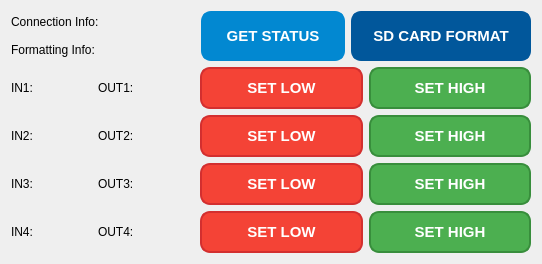
      <widget class="QWidget" name="UtilitiesPage">
       <layout class="QGridLayout" name="gridLayout_21">
        <item row="0" column="0">
         <layout class="QGridLayout" name="gridLayout_33">
          <item row="0" column="0">
           <layout class="QGridLayout" name="gridLayout_32">
            <item row="0" column="0">
             <layout class="QHBoxLayout" name="horizontalLayout_3">
              <item>
               <widget class="QLabel" name="label_13">
                <property name="sizePolicy">
                 <sizepolicy hsizetype="Fixed" vsizetype="Fixed">
                  <horstretch>0</horstretch>
                  <verstretch>0</verstretch>
                 </sizepolicy>
                </property>
                <property name="maximumSize">
                 <size>
                  <width>100</width>
                  <height>100</height>
                 </size>
                </property>
                <property name="text">
                 <string>Connection Info:</string>
                </property>
               </widget>
              </item>
              <item>
               <widget class="QLabel" name="connectionLabel">
                <property name="minimumSize">
                 <size>
                  <width>90</width>
                  <height>0</height>
                 </size>
                </property>
                <property name="maximumSize">
                 <size>
                  <width>580</width>
                  <height>16777215</height>
                 </size>
                </property>
                <property name="text">
                 <string/>
                </property>
               </widget>
              </item>
             </layout>
            </item>
            <item row="1" column="0">
             <layout class="QHBoxLayout" name="horizontalLayout_4">
              <item>
               <widget class="QLabel" name="label_12">
                <property name="sizePolicy">
                 <sizepolicy hsizetype="Fixed" vsizetype="Fixed">
                  <horstretch>0</horstretch>
                  <verstretch>0</verstretch>
                 </sizepolicy>
                </property>
                <property name="maximumSize">
                 <size>
                  <width>100</width>
                  <height>100</height>
                 </size>
                </property>
                <property name="text">
                 <string>Formatting Info:</string>
                </property>
               </widget>
              </item>
              <item>
               <widget class="QLabel" name="formatLabel">
                <property name="minimumSize">
                 <size>
                  <width>90</width>
                  <height>0</height>
                 </size>
                </property>
                <property name="maximumSize">
                 <size>
                  <width>580</width>
                  <height>16777215</height>
                 </size>
                </property>
                <property name="text">
                 <string/>
                </property>
               </widget>
              </item>
             </layout>
            </item>
           </layout>
          </item>
          <item row="0" column="1">
           <widget class="QPushButton" name="getFirstStatusButton">
            <property name="sizePolicy">
             <sizepolicy hsizetype="Minimum" vsizetype="Fixed">
              <horstretch>0</horstretch>
              <verstretch>0</verstretch>
             </sizepolicy>
            </property>
            <property name="minimumSize">
             <size>
              <width>144</width>
              <height>50</height>
             </size>
            </property>
            <property name="maximumSize">
             <size>
              <width>210</width>
              <height>16777215</height>
             </size>
            </property>
            <property name="styleSheet">
             <string notr="true">QPushButton {
    background-color: #0288D1; 
    border: 2px solid #0288D1;
    border-radius: 10px;
    padding: 10px 20px;
    color: white;
    font-weight: bold;
    font-size: 15px;
    min-width: 100px;
}

QPushButton:hover {
    background-color: #03A9F4;  
    border: 2px solid #0288D1;
    color: white;
}
QPushButton:pressed {
    background-color: #01579B;  
}
</string>
            </property>
            <property name="text">
             <string>GET STATUS</string>
            </property>
           </widget>
          </item>
          <item row="0" column="2">
           <widget class="QPushButton" name="sdFormatButton">
            <property name="sizePolicy">
             <sizepolicy hsizetype="Minimum" vsizetype="Fixed">
              <horstretch>0</horstretch>
              <verstretch>0</verstretch>
             </sizepolicy>
            </property>
            <property name="minimumSize">
             <size>
              <width>144</width>
              <height>50</height>
             </size>
            </property>
            <property name="maximumSize">
             <size>
              <width>210</width>
              <height>16777215</height>
             </size>
            </property>
            <property name="styleSheet">
             <string notr="true">QPushButton {
    background-color: #01579B; 
    border: 2px solid #01579B;
    border-radius: 10px;
    padding: 10px 20px;
    color: white;
    font-weight: bold;
    font-size: 15px;
    min-width: 100px;
}

QPushButton:hover {
    background-color: #0288D1; 
    border: 2px solid #01579B;
    color: white;
}

QPushButton:pressed {
    background-color: #002E63; 
}</string>
            </property>
            <property name="text">
             <string>SD CARD FORMAT</string>
            </property>
           </widget>
          </item>
         </layout>
        </item>
        <item row="1" column="0">
         <layout class="QHBoxLayout" name="horizontalLayout">
          <item>
           <layout class="QGridLayout" name="gridLayout_6">
            <item row="0" column="0">
             <layout class="QGridLayout" name="gridLayout_13">
              <item row="0" column="0">
               <widget class="QLabel" name="textLabel">
                <property name="sizePolicy">
                 <sizepolicy hsizetype="Fixed" vsizetype="Fixed">
                  <horstretch>0</horstretch>
                  <verstretch>0</verstretch>
                 </sizepolicy>
                </property>
                <property name="minimumSize">
                 <size>
                  <width>25</width>
                  <height>20</height>
                 </size>
                </property>
                <property name="maximumSize">
                 <size>
                  <width>20</width>
                  <height>20</height>
                 </size>
                </property>
                <property name="text">
                 <string>IN1:</string>
                </property>
               </widget>
              </item>
              <item row="0" column="1">
               <widget class="QLabel" name="in1Label">
                <property name="minimumSize">
                 <size>
                  <width>50</width>
                  <height>0</height>
                 </size>
                </property>
                <property name="text">
                 <string/>
                </property>
               </widget>
              </item>
             </layout>
            </item>
            <item row="0" column="1">
             <layout class="QGridLayout" name="gridLayout_17">
              <item row="0" column="0">
               <widget class="QLabel" name="label_18">
                <property name="sizePolicy">
                 <sizepolicy hsizetype="Fixed" vsizetype="Fixed">
                  <horstretch>0</horstretch>
                  <verstretch>0</verstretch>
                 </sizepolicy>
                </property>
                <property name="minimumSize">
                 <size>
                  <width>40</width>
                  <height>2</height>
                 </size>
                </property>
                <property name="maximumSize">
                 <size>
                  <width>40</width>
                  <height>20</height>
                 </size>
                </property>
                <property name="text">
                 <string>OUT1:</string>
                </property>
               </widget>
              </item>
              <item row="0" column="1">
               <widget class="QLabel" name="out1Label">
                <property name="minimumSize">
                 <size>
                  <width>50</width>
                  <height>0</height>
                 </size>
                </property>
                <property name="text">
                 <string/>
                </property>
               </widget>
              </item>
             </layout>
            </item>
           </layout>
          </item>
          <item>
           <widget class="QPushButton" name="out1LowButton">
            <property name="maximumSize">
             <size>
              <width>210</width>
              <height>16777215</height>
             </size>
            </property>
            <property name="styleSheet">
             <string notr="true">QPushButton {
    background-color: #F44336;  /* canlı kırmızı */
    border: 2px solid #D32F2F;
    border-radius: 10px;
    padding: 10px 20px;
    color: white;
    font-weight: bold;
    font-size: 15px;
    min-width: 100px;
}

QPushButton:hover {
    background-color: #E53935;  /* biraz daha koyu kırmızı */
    border: 2px solid #B71C1C;
    color: white;
}

QPushButton:pressed {
    background-color: #b71c1c;  /* Çok koyu kırmızı */
}</string>
            </property>
            <property name="text">
             <string>SET LOW</string>
            </property>
           </widget>
          </item>
          <item>
           <widget class="QPushButton" name="out1HighButton">
            <property name="maximumSize">
             <size>
              <width>210</width>
              <height>16777215</height>
             </size>
            </property>
            <property name="styleSheet">
             <string notr="true">QPushButton {
    background-color: #4CAF50;  /* canlı yeşil */
    border: 2px solid #388E3C;
    border-radius: 10px;
    padding: 10px 20px;
    color: white;
    font-weight: bold;
    font-size: 15px;
    min-width: 100px;
}

QPushButton:hover {
    background-color: #43A047;  /* hover: biraz koyu yeşil */
    border: 2px solid #2E7D32;
    color: white;
}

QPushButton:pressed {
    background-color: #2E7D32;  /* basılıyken: daha da koyu yeşil */
    border: 2px solid #1B5E20;
    color: white;
}
</string>
            </property>
            <property name="text">
             <string>SET HIGH</string>
            </property>
           </widget>
          </item>
         </layout>
        </item>
        <item row="2" column="0">
         <layout class="QHBoxLayout" name="horizontalLayout_5">
          <item>
           <layout class="QGridLayout" name="gridLayout_22">
            <item row="0" column="0">
             <layout class="QGridLayout" name="gridLayout_14">
              <item row="0" column="0">
               <widget class="QLabel" name="textLabel_2">
                <property name="sizePolicy">
                 <sizepolicy hsizetype="Fixed" vsizetype="Fixed">
                  <horstretch>0</horstretch>
                  <verstretch>0</verstretch>
                 </sizepolicy>
                </property>
                <property name="minimumSize">
                 <size>
                  <width>25</width>
                  <height>20</height>
                 </size>
                </property>
                <property name="maximumSize">
                 <size>
                  <width>20</width>
                  <height>20</height>
                 </size>
                </property>
                <property name="text">
                 <string>IN2:</string>
                </property>
               </widget>
              </item>
              <item row="0" column="1">
               <widget class="QLabel" name="in2Label">
                <property name="minimumSize">
                 <size>
                  <width>50</width>
                  <height>0</height>
                 </size>
                </property>
                <property name="text">
                 <string/>
                </property>
               </widget>
              </item>
             </layout>
            </item>
            <item row="0" column="1">
             <layout class="QGridLayout" name="gridLayout_18">
              <item row="0" column="0">
               <widget class="QLabel" name="label_19">
                <property name="sizePolicy">
                 <sizepolicy hsizetype="Fixed" vsizetype="Fixed">
                  <horstretch>0</horstretch>
                  <verstretch>0</verstretch>
                 </sizepolicy>
                </property>
                <property name="minimumSize">
                 <size>
                  <width>40</width>
                  <height>2</height>
                 </size>
                </property>
                <property name="maximumSize">
                 <size>
                  <width>40</width>
                  <height>20</height>
                 </size>
                </property>
                <property name="text">
                 <string>OUT2:</string>
                </property>
               </widget>
              </item>
              <item row="0" column="1">
               <widget class="QLabel" name="out2Label">
                <property name="minimumSize">
                 <size>
                  <width>50</width>
                  <height>0</height>
                 </size>
                </property>
                <property name="text">
                 <string/>
                </property>
               </widget>
              </item>
             </layout>
            </item>
           </layout>
          </item>
          <item>
           <widget class="QPushButton" name="out2LowButton">
            <property name="maximumSize">
             <size>
              <width>210</width>
              <height>16777215</height>
             </size>
            </property>
            <property name="styleSheet">
             <string notr="true">QPushButton {
    background-color: #F44336;  /* canlı kırmızı */
    border: 2px solid #D32F2F;
    border-radius: 10px;
    padding: 10px 20px;
    color: white;
    font-weight: bold;
    font-size: 15px;
    min-width: 100px;
}

QPushButton:hover {
    background-color: #E53935;  /* biraz daha koyu kırmızı */
    border: 2px solid #B71C1C;
    color: white;
}

QPushButton:pressed {
    background-color: #b71c1c;  /* Çok koyu kırmızı */
}</string>
            </property>
            <property name="text">
             <string>SET LOW</string>
            </property>
           </widget>
          </item>
          <item>
           <widget class="QPushButton" name="out2HighButton">
            <property name="maximumSize">
             <size>
              <width>210</width>
              <height>16777215</height>
             </size>
            </property>
            <property name="styleSheet">
             <string notr="true">QPushButton {
    background-color: #4CAF50;  /* canlı yeşil */
    border: 2px solid #388E3C;
    border-radius: 10px;
    padding: 10px 20px;
    color: white;
    font-weight: bold;
    font-size: 15px;
    min-width: 100px;
}

QPushButton:hover {
    background-color: #43A047;  /* hover: biraz koyu yeşil */
    border: 2px solid #2E7D32;
    color: white;
}

QPushButton:pressed {
    background-color: #2E7D32;  /* basılıyken: daha da koyu yeşil */
    border: 2px solid #1B5E20;
    color: white;
}
</string>
            </property>
            <property name="text">
             <string>SET HIGH</string>
            </property>
           </widget>
          </item>
         </layout>
        </item>
        <item row="3" column="0">
         <layout class="QHBoxLayout" name="horizontalLayout_6">
          <item>
           <layout class="QGridLayout" name="gridLayout_23">
            <item row="0" column="0">
             <layout class="QGridLayout" name="gridLayout_15">
              <item row="0" column="0">
               <widget class="QLabel" name="textLabel_3">
                <property name="sizePolicy">
                 <sizepolicy hsizetype="Fixed" vsizetype="Fixed">
                  <horstretch>0</horstretch>
                  <verstretch>0</verstretch>
                 </sizepolicy>
                </property>
                <property name="minimumSize">
                 <size>
                  <width>25</width>
                  <height>20</height>
                 </size>
                </property>
                <property name="maximumSize">
                 <size>
                  <width>20</width>
                  <height>20</height>
                 </size>
                </property>
                <property name="text">
                 <string>IN3:</string>
                </property>
               </widget>
              </item>
              <item row="0" column="1">
               <widget class="QLabel" name="in3Label">
                <property name="minimumSize">
                 <size>
                  <width>50</width>
                  <height>0</height>
                 </size>
                </property>
                <property name="text">
                 <string/>
                </property>
               </widget>
              </item>
             </layout>
            </item>
            <item row="0" column="1">
             <layout class="QGridLayout" name="gridLayout_19">
              <item row="0" column="1">
               <widget class="QLabel" name="out3Label">
                <property name="minimumSize">
                 <size>
                  <width>50</width>
                  <height>0</height>
                 </size>
                </property>
                <property name="text">
                 <string/>
                </property>
               </widget>
              </item>
              <item row="0" column="0">
               <widget class="QLabel" name="label_20">
                <property name="sizePolicy">
                 <sizepolicy hsizetype="Fixed" vsizetype="Fixed">
                  <horstretch>0</horstretch>
                  <verstretch>0</verstretch>
                 </sizepolicy>
                </property>
                <property name="minimumSize">
                 <size>
                  <width>40</width>
                  <height>2</height>
                 </size>
                </property>
                <property name="maximumSize">
                 <size>
                  <width>40</width>
                  <height>20</height>
                 </size>
                </property>
                <property name="text">
                 <string>OUT3:</string>
                </property>
               </widget>
              </item>
             </layout>
            </item>
           </layout>
          </item>
          <item>
           <widget class="QPushButton" name="out3LowButton">
            <property name="maximumSize">
             <size>
              <width>210</width>
              <height>16777215</height>
             </size>
            </property>
            <property name="styleSheet">
             <string notr="true">QPushButton {
    background-color: #F44336;  /* canlı kırmızı */
    border: 2px solid #D32F2F;
    border-radius: 10px;
    padding: 10px 20px;
    color: white;
    font-weight: bold;
    font-size: 15px;
    min-width: 100px;
}

QPushButton:hover {
    background-color: #E53935;  /* biraz daha koyu kırmızı */
    border: 2px solid #B71C1C;
    color: white;
}

QPushButton:pressed {
    background-color: #b71c1c;  /* Çok koyu kırmızı */
}</string>
            </property>
            <property name="text">
             <string>SET LOW</string>
            </property>
           </widget>
          </item>
          <item>
           <widget class="QPushButton" name="out3HighButton">
            <property name="maximumSize">
             <size>
              <width>210</width>
              <height>16777215</height>
             </size>
            </property>
            <property name="styleSheet">
             <string notr="true">QPushButton {
    background-color: #4CAF50;  /* canlı yeşil */
    border: 2px solid #388E3C;
    border-radius: 10px;
    padding: 10px 20px;
    color: white;
    font-weight: bold;
    font-size: 15px;
    min-width: 100px;
}

QPushButton:hover {
    background-color: #43A047;  /* hover: biraz koyu yeşil */
    border: 2px solid #2E7D32;
    color: white;
}

QPushButton:pressed {
    background-color: #2E7D32;  /* basılıyken: daha da koyu yeşil */
    border: 2px solid #1B5E20;
    color: white;
}
</string>
            </property>
            <property name="text">
             <string>SET HIGH</string>
            </property>
           </widget>
          </item>
         </layout>
        </item>
        <item row="4" column="0">
         <layout class="QHBoxLayout" name="horizontalLayout_7">
          <item>
           <layout class="QGridLayout" name="gridLayout_24">
            <item row="0" column="0">
             <layout class="QGridLayout" name="gridLayout_16">
              <item row="0" column="0">
               <widget class="QLabel" name="textLabel_4">
                <property name="sizePolicy">
                 <sizepolicy hsizetype="Fixed" vsizetype="Fixed">
                  <horstretch>0</horstretch>
                  <verstretch>0</verstretch>
                 </sizepolicy>
                </property>
                <property name="minimumSize">
                 <size>
                  <width>25</width>
                  <height>20</height>
                 </size>
                </property>
                <property name="maximumSize">
                 <size>
                  <width>20</width>
                  <height>20</height>
                 </size>
                </property>
                <property name="text">
                 <string>IN4:</string>
                </property>
               </widget>
              </item>
              <item row="0" column="1">
               <widget class="QLabel" name="in4Label">
                <property name="minimumSize">
                 <size>
                  <width>50</width>
                  <height>0</height>
                 </size>
                </property>
                <property name="text">
                 <string/>
                </property>
               </widget>
              </item>
             </layout>
            </item>
            <item row="0" column="1">
             <layout class="QGridLayout" name="gridLayout_20">
              <item row="0" column="0">
               <widget class="QLabel" name="label_21">
                <property name="sizePolicy">
                 <sizepolicy hsizetype="Fixed" vsizetype="Fixed">
                  <horstretch>0</horstretch>
                  <verstretch>0</verstretch>
                 </sizepolicy>
                </property>
                <property name="minimumSize">
                 <size>
                  <width>40</width>
                  <height>2</height>
                 </size>
                </property>
                <property name="maximumSize">
                 <size>
                  <width>40</width>
                  <height>20</height>
                 </size>
                </property>
                <property name="text">
                 <string>OUT4:</string>
                </property>
               </widget>
              </item>
              <item row="0" column="1">
               <widget class="QLabel" name="out4Label">
                <property name="minimumSize">
                 <size>
                  <width>50</width>
                  <height>0</height>
                 </size>
                </property>
                <property name="text">
                 <string/>
                </property>
               </widget>
              </item>
             </layout>
            </item>
           </layout>
          </item>
          <item>
           <widget class="QPushButton" name="out4LowButton">
            <property name="maximumSize">
             <size>
              <width>210</width>
              <height>16777215</height>
             </size>
            </property>
            <property name="styleSheet">
             <string notr="true">QPushButton {
    background-color: #F44336;  /* canlı kırmızı */
    border: 2px solid #D32F2F;
    border-radius: 10px;
    padding: 10px 20px;
    color: white;
    font-weight: bold;
    font-size: 15px;
    min-width: 100px;
}

QPushButton:hover {
    background-color: #E53935;  /* biraz daha koyu kırmızı */
    border: 2px solid #B71C1C;
    color: white;
}

QPushButton:pressed {
    background-color: #b71c1c;  /* Çok koyu kırmızı */
}</string>
            </property>
            <property name="text">
             <string>SET LOW</string>
            </property>
           </widget>
          </item>
          <item>
           <widget class="QPushButton" name="out4HighButton">
            <property name="maximumSize">
             <size>
              <width>210</width>
              <height>16777215</height>
             </size>
            </property>
            <property name="styleSheet">
             <string notr="true">QPushButton {
    background-color: #4CAF50;  /* canlı yeşil */
    border: 2px solid #388E3C;
    border-radius: 10px;
    padding: 10px 20px;
    color: white;
    font-weight: bold;
    font-size: 15px;
    min-width: 100px;
}

QPushButton:hover {
    background-color: #43A047;  /* hover: biraz koyu yeşil */
    border: 2px solid #2E7D32;
    color: white;
}

QPushButton:pressed {
    background-color: #2E7D32;  /* basılıyken: daha da koyu yeşil */
    border: 2px solid #1B5E20;
    color: white;
}
</string>
            </property>
            <property name="text">
             <string>SET HIGH</string>
            </property>
           </widget>
          </item>
         </layout>
        </item>
       </layout>
      </widget>
